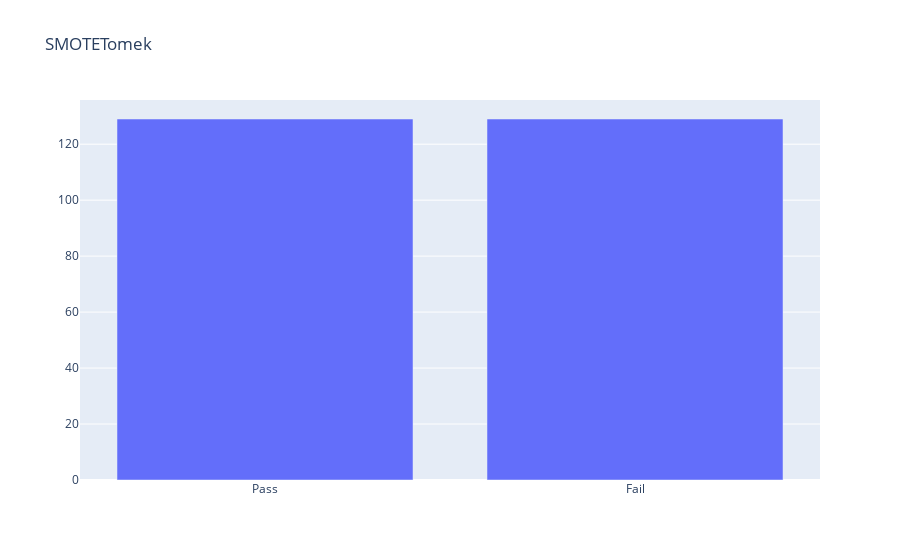

The cell this chart's notebook holds for it:
### Markdown cell above
## 1.4. SMOTETomek

### Code cell
smotetomek = SMOTETomek(sampling_strategy = 'auto', random_state = 12,smote = smote)
X_smotetomek, y_smotetomek = smotetomek.fit_resample(X_train, y_train)
fig = dataset_barplot(y_smotetomek, 'SMOTETomek')
fig.write_html('plots/DT/SMOTETomek_bar.html')
print("The count of pass (SMOTETomek):", sum(y_smotetomek['OverallPoF']==0))
print("The count of fail (SMOTETomek):", sum(y_smotetomek['OverallPoF']==1))

### Figure 1 — Plotly figure (JSON) as saved in the notebook; plotly's stock layout.template omitted (floating-point values rounded to 4 significant figures)
{"data": [{"type": "bar", "x": ["Pass", "Fail"], "y": [129, 129]}], "layout": {"title": {"text": "SMOTETomek"}}}
